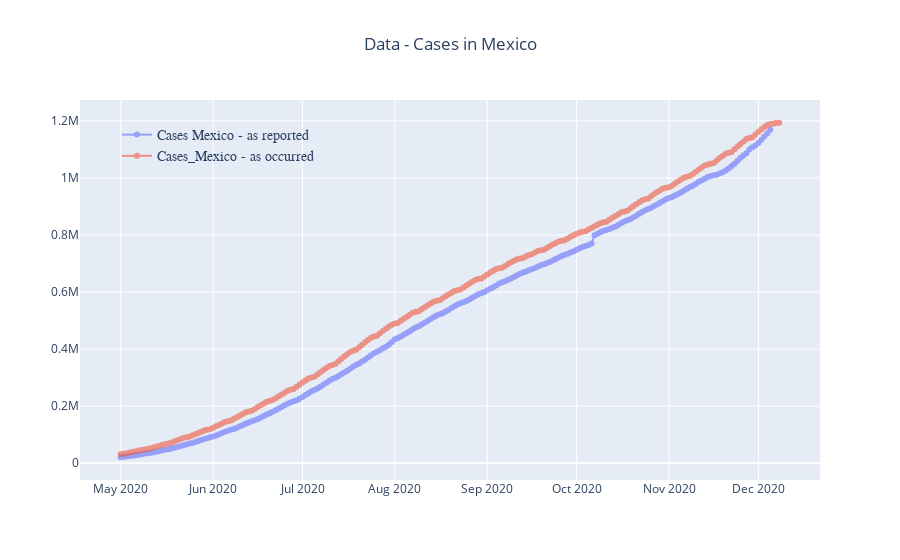

Here is the notebook cell this chart was saved with:
### Code cell
fig = go.Figure()

fig.add_trace(go.Scatter(
    x=mx1['date'],
    y=mx1['Cases_Mexico'],
    name='Cases Mexico - as reported',
    mode='lines+markers',line_width=2,marker_size=6,opacity=0.6))

fig.add_trace(go.Scatter(
    x=mx2['date'],
    y=mx2['Cases_Mexico'],
    name='Cases_Mexico - as occurred',
    mode='lines+markers',line_width=2,marker_size=6,opacity=0.6))

fig.update_layout(
    title="Data - Cases in Mexico",
    title_x=0.5,showlegend=True,yaxis = {'type': 'linear'},
    legend=dict(
            x=0.05,y=0.95,
            traceorder="normal",font=dict(family="sans-serif",size=14),bgcolor='rgba(0,0,0,0)'),)

fig.show()

### Figure 1 — Plotly figure (JSON) as saved in the notebook; plotly's stock layout.template omitted (floating-point values rounded to 4 significant figures; data arrays with more than 128 entries replaced by an {"elided": "..."} marker saying what was removed)
{"data": [{"line": {"width": 2}, "marker": {"size": 6}, "mode": "lines+markers", "name": "Cases Mexico - as reported", "opacity": 0.6, "type": "scatter", "x": {"elided": "219 str values"}, "y": {"elided": "219 int values"}}, {"line": {"width": 2}, "marker": {"size": 6}, "mode": "lines+markers", "name": "Cases_Mexico - as occurred", "opacity": 0.6, "type": "scatter", "x": {"elided": "222 str values"}, "y": {"elided": "222 int values"}}], "layout": {"legend": {"bgcolor": "rgba(0,0,0,0)", "font": {"family": "sans-serif", "size": 14}, "traceorder": "normal", "x": 0.05, "y": 0.95}, "showlegend": true, "title": {"text": "Data - Cases in Mexico", "x": 0.5}, "yaxis": {"type": "linear"}}}
